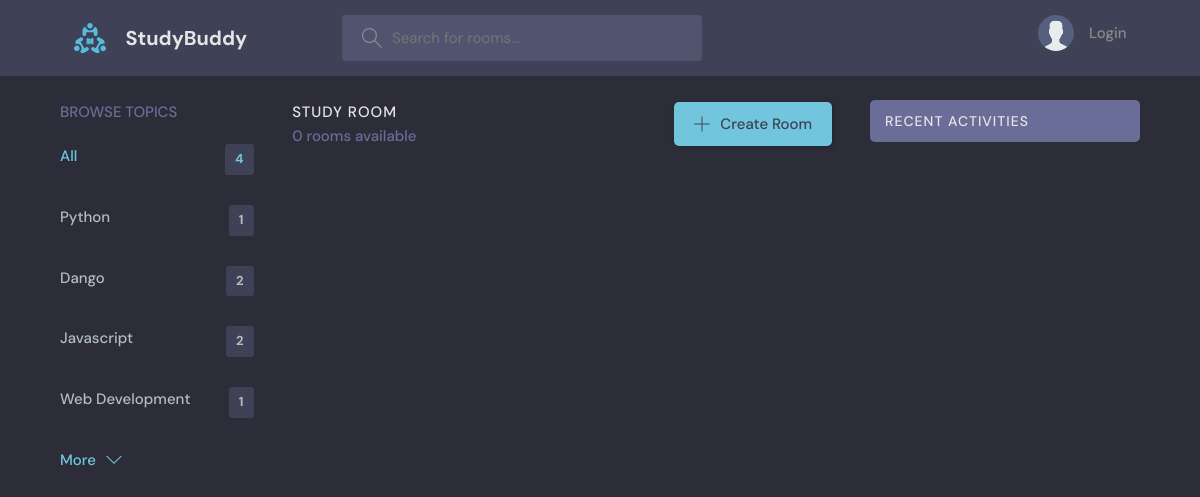
The page /?q=js on the database as committed earlier.
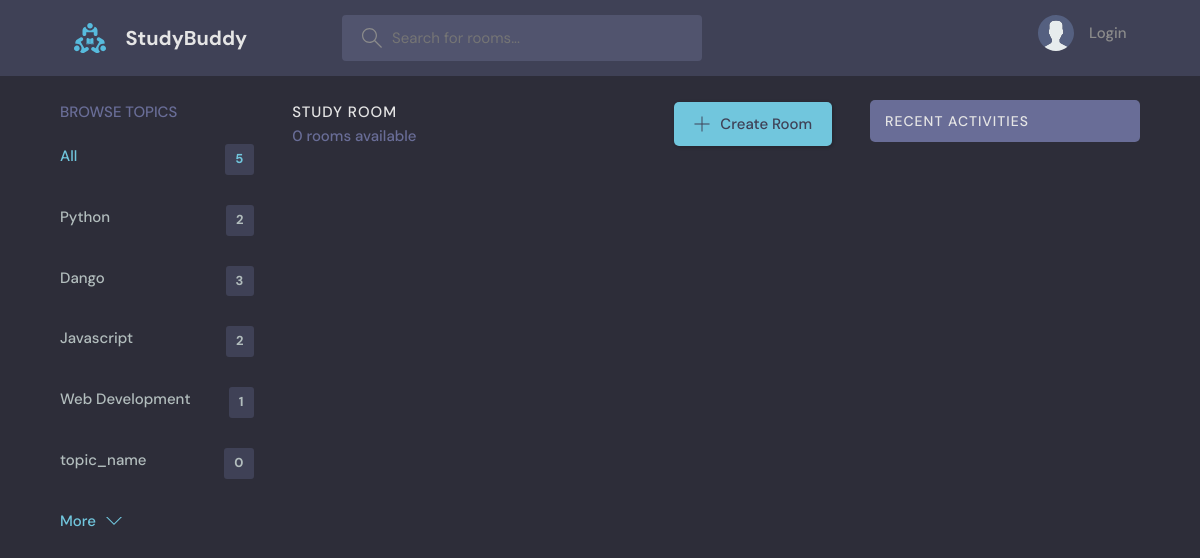
The same page on the database as committed later.
### base/models.py (models this page shows, shortened)
class Topic(models.Model):
    name = models.CharField(max_length=200)

### base/views.py (the view)
# urls.py: 2. Add a URL to urlpatterns:  path('', views.home, name='home')
def home(request):
    q = request.GET.get('q') if request.GET.get('q')!= None else ''
    rooms = Room.objects.filter(
        Q( topic__name__icontains=q)|
        Q(name__icontains=q) |
        Q(description__icontains=q)
        )
    topics = Topic.objects.all()[0:5]
    room_count = rooms.count() #to count the rooms
    room_messages = Message.objects.filter(Q(room__topic__name__icontains=q))
    context = {'rooms':rooms, 'topics': topics, 'room_count':room_count, 'room_messages': room_messages}
    return render(request, 'base/home.html',context) # or { 'rooms':rooms} instead of context directly

### base/templates/base/home.html (shortened to what this page needs)
{% extends 'main.html' %}
{% block content %}
    <main class="layout layout--3">
      <div class="container">
        {% include 'base/topics_components.html' %}
        <div class="roomList">
          <div class="roomList__header">
            <div>
              <h2>Study Room</h2>
              <p>{{ room_count }} rooms available</p>
            </div>
            <a class="btn btn--main" href="{% url 'create-room' %}">
              <svg version="1.1" xmlns="http://www.w3.org/2000/svg" width="32" height="32" viewBox="0 0 32 32">
                <title>add</title>
                <path
                  d="M16.943 0.943h-1.885v14.115h-14.115v1.885h14.115v14.115h1.885v-14.115h14.115v-1.885h-14.115v-14.115z"
                ></path>
              </svg>
              Create Room
            </a>
          </div>
        </div>
        {% include 'base/activity_components.html' %}
      </div>
    </main>
{% endblock content %}

### base/templates/base/topics_components.html
<div class="topics">
    <div class="topics__header">
        <h2>Browse Topics</h2>
    </div>
            <ul class="topics__list">
              <li>
                <a href="{% url 'home' %}" class="active">All <span>{{topics.count}}</span></a>
              </li>
              <li>
                {% for topic in topics %}
                    <a href="{% url 'home' %}?q={{topic.name}}">{{topic.name}} <span>{{topic.room_set.all.count}}</span> </a>
                {%endfor%}
                </li>
            </ul>
            <a class="btn btn--link" href="{% url 'topics' %}">
              More
              <svg version="1.1" xmlns="http://www.w3.org/2000/svg" width="32" height="32" viewBox="0 0 32 32">
                <title>chevron-down</title>
                <path d="M16 21l-13-13h-3l16 16 16-16h-3l-13 13z"></path>
              </svg>
            </a>
</div>

Rows that differ between the two databases and show on the page:
computed for Topic "Python": room_set.all.count "1" → "2"
computed for Topic "Dango": room_set.all.count "2" → "3"
added Topic: name "topic_name", room_set.all.count "0"
Other text that changed with them:
{{ topics.count }}: "4" → "5"
